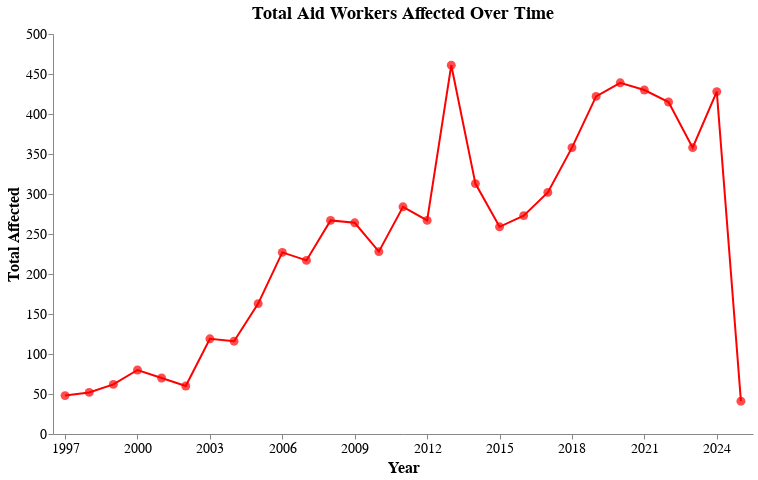

Notebook code for this chart:
### Markdown cell above
# Total affected across the world

### Code cell
# Convert Year to string (Altair handles x-axis better this way)
security_incidents_clean['Year'] = security_incidents_clean['Year'].astype(str)

# Group by year
yearly = security_incidents_clean.groupby('Year')['Total affected'].sum().reset_index()

# Get tick labels for every 3rd year
tick_values = yearly['Year'][::3].tolist()

# Line chart
line = alt.Chart(yearly).mark_line(
    color='red'
).encode(
    x=alt.X('Year:N', title='Year', axis=alt.Axis(values=tick_values, labelAngle=0, 
                labelFont='Courier New',
                labelFontSize=14)),
    y=alt.Y('Total affected:Q', title='Total Affected', axis=alt.Axis(grid=False, 
                labelFont='Courier New',
                labelFontSize=14)),
    tooltip=[
        alt.Tooltip('Year:N'),
        alt.Tooltip('Total affected:Q')
    ]
).properties(
    title='Total Aid Workers Affected Over Time',
    width=700,
    height=400
)

# Red markers
points = alt.Chart(yearly).mark_point(
    color='red',
    filled=True,
    size=80
).encode(
    x='Year:N',
    y='Total affected:Q',
    tooltip=[
        alt.Tooltip('Year:N'),
        alt.Tooltip('Total affected:Q')
    ]
)

final_chart = (line + points).interactive().configure_axis(
    titleFont='Courier New',
    titleFontSize=16
).configure_view(
    stroke=None
).configure_title(
    font='Courier New',
    fontSize=18
)
final_chart.save('../plots/total_affected_over_time.html')
final_chart

### Figure 1 — Vega-Lite specification as saved in the notebook (floating-point values rounded to 4 significant figures)
{"config": {"view": {"continuousWidth": 400, "continuousHeight": 300, "stroke": null}, "axis": {"titleFont": "Courier New", "titleFontSize": 16}, "title": {"font": "Courier New", "fontSize": 18}}, "layer": [{"mark": {"type": "line", "color": "red"}, "encoding": {"tooltip": [{"field": "Year", "type": "nominal"}, {"field": "Total affected", "type": "quantitative"}], "x": {"axis": {"labelAngle": 0, "labelFont": "Courier New", "labelFontSize": 14, "values": ["1997", "2000", "2003", "2006", "2009", "2012", "2015", "2018", "2021", "2024"]}, "field": "Year", "title": "Year", "type": "nominal"}, "y": {"axis": {"grid": false, "labelFont": "Courier New", "labelFontSize": 14}, "field": "Total affected", "title": "Total Affected", "type": "quantitative"}}, "height": 400, "selection": {"selector101": {"type": "interval", "bind": "scales", "encodings": ["x", "y"]}}, "title": "Total Aid Workers Affected Over Time", "width": 700}, {"mark": {"type": "point", "color": "red", "filled": true, "size": 80}, "encoding": {"tooltip": [{"field": "Year", "type": "nominal"}, {"field": "Total affected", "type": "quantitative"}], "x": {"field": "Year", "type": "nominal"}, "y": {"field": "Total affected", "type": "quantitative"}}}], "data": {"name": "data-6dc790915d3f8c7ae15d33d90bf8ecca"}, "$schema": "https://vega.github.io/schema/vega-lite/v4.17.0.json", "datasets": {"data-6dc790915d3f8c7ae15d33d90bf8ecca": [{"Year": "1997", "Total affected": 48}, {"Year": "1998", "Total affected": 52}, {"Year": "1999", "Total affected": 62}, {"Year": "2000", "Total affected": 80}, {"Year": "2001", "Total affected": 70}, {"Year": "2002", "Total affected": 60}, {"Year": "2003", "Total affected": 119}, {"Year": "2004", "Total affected": 116}, {"Year": "2005", "Total affected": 163}, {"Year": "2006", "Total affected": 227}, {"Year": "2007", "Total affected": 217}, {"Year": "2008", "Total affected": 267}, {"Year": "2009", "Total affected": 264}, {"Year": "2010", "Total affected": 228}, {"Year": "2011", "Total affected": 284}, {"Year": "2012", "Total affected": 267}, {"Year": "2013", "Total affected": 461}, {"Year": "2014", "Total affected": 313}, {"Year": "2015", "Total affected": 259}, {"Year": "2016", "Total affected": 273}, {"Year": "2017", "Total affected": 302}, {"Year": "2018", "Total affected": 358}, {"Year": "2019", "Total affected": 422}, {"Year": "2020", "Total affected": 439}, {"Year": "2021", "Total affected": 430}, {"Year": "2022", "Total affected": 415}, {"Year": "2023", "Total affected": 358}, {"Year": "2024", "Total affected": 428}, {"Year": "2025", "Total affected": 41}]}}
